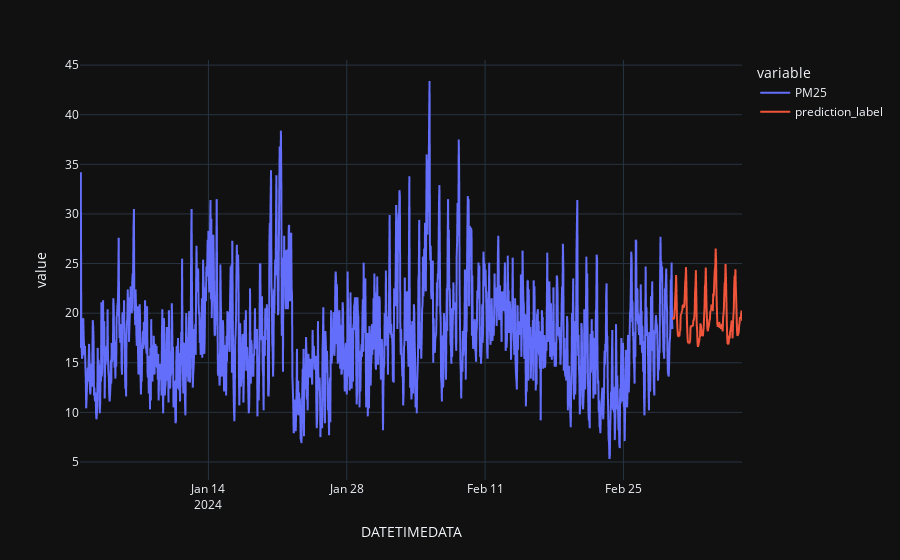

The cell this chart's notebook holds for it:
### Code cell
concat_df = pd.concat([data_result,predictions_future], axis=0)


fig = px.line(concat_df, x='DATETIMEDATA', y=["PM25", "prediction_label"], template = 'plotly_dark')
fig.show()

### Figure 1 — Plotly figure (JSON) as saved in the notebook; plotly's stock layout.template omitted (floating-point values rounded to 4 significant figures; data arrays with more than 128 entries replaced by an {"elided": "..."} marker saying what was removed)
{"data": [{"hovertemplate": "variable=PM25<br>DATETIMEDATA=%{x}<br>value=%{y}<extra></extra>", "legendgroup": "PM25", "line": {"color": "#636efa", "dash": "solid"}, "marker": {"symbol": "circle"}, "mode": "lines", "name": "PM25", "showlegend": true, "type": "scattergl", "x": {"elided": "1609 str values"}, "xaxis": "x", "y": {"elided": "1609 float values"}, "yaxis": "y"}, {"hovertemplate": "variable=prediction_label<br>DATETIMEDATA=%{x}<br>value=%{y}<extra></extra>", "legendgroup": "prediction_label", "line": {"color": "#EF553B", "dash": "solid"}, "marker": {"symbol": "circle"}, "mode": "lines", "name": "prediction_label", "showlegend": true, "type": "scattergl", "x": {"elided": "1609 str values"}, "xaxis": "x", "y": {"elided": "1609 float values"}, "yaxis": "y"}], "layout": {"legend": {"title": {"text": "variable"}, "tracegroupgap": 0}, "margin": {"t": 60}, "xaxis": {"anchor": "y", "domain": [0, 1], "title": {"text": "DATETIMEDATA"}}, "yaxis": {"anchor": "x", "domain": [0, 1], "title": {"text": "value"}}}}
